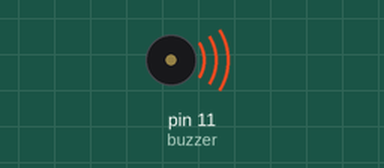
This sketch was run on a simulated Arduino Uno, built with avr-gcc and run on an emulated ATmega328P. Parts: buzzer (waves = sounding).

Above: at 0.1 s.
At 10.0 s:
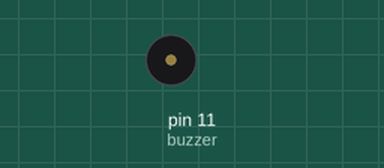
Timing chart, 0 to 11.5 s (numbered marks = the images above):
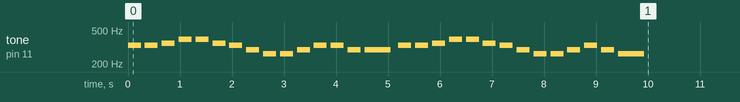

The sketch:

bella_ciao.ino
```cpp
// (licence header left out)
int buzzer = 11;  // Buzzer connected to Arduino digital pin 11

// ------------------------------------------------------------
// NOTE FREQUENCIES (Standard Equal-Temperament A4 = 440 Hz)
// ------------------------------------------------------------
#define NOTE_C4  262
#define NOTE_D4  294
#define NOTE_E4  330
#define NOTE_F4  349
#define NOTE_G4  392
#define NOTE_A4  440
#define NOTE_B4  494

#define NOTE_C5  523
#define NOTE_D5  587
#define NOTE_E5  659
#define NOTE_F5  698
#define NOTE_G5  784
#define NOTE_A5  880

// ------------------------------------------------------------
// BELLA CIAO MELODY (Sequence of Notes)
// ------------------------------------------------------------
int melody[] = {
  NOTE_E4, NOTE_E4, NOTE_F4, NOTE_G4,
  NOTE_G4, NOTE_F4, NOTE_E4, NOTE_D4,
  NOTE_C4, NOTE_C4, NOTE_D4, NOTE_E4,
  NOTE_E4, NOTE_D4, NOTE_D4,

  NOTE_E4, NOTE_E4, NOTE_F4, NOTE_G4,
  NOTE_G4, NOTE_F4, NOTE_E4, NOTE_D4,
  NOTE_C4, NOTE_C4, NOTE_D4, NOTE_E4,
  NOTE_D4, NOTE_C4, NOTE_C4
};

// ------------------------------------------------------------
// NOTE DURATIONS
// 4 = quarter note, 2 = half note, etc.
// ------------------------------------------------------------
int noteDurations[] = {
  4,4,4,4,
  4,4,4,4,
  4,4,4,4,
  4,4,2,

  4,4,4,4,
  4,4,4,4,
  4,4,4,4,
  4,2,2
};

// ------------------------------------------------------------
// SETUP: Plays the Bella Ciao melody once
// ------------------------------------------------------------
void setup() {
  for (int i = 0; i < 29; i++) {
    int noteDuration = 1000 / noteDurations[i];  // Convert note type to ms
    tone(buzzer, melody[i], noteDuration);       // Play note

    // Small pause between notes for clarity
    int pauseBetweenNotes = noteDuration * 1.30;
    delay(pauseBetweenNotes);

    noTone(buzzer); // Stop buzzer
  }
}

// ------------------------------------------------------------
// LOOP: Empty — melody plays only once on startup
// ------------------------------------------------------------
void loop() {
  // Bella Ciao does not repeat
}
```
